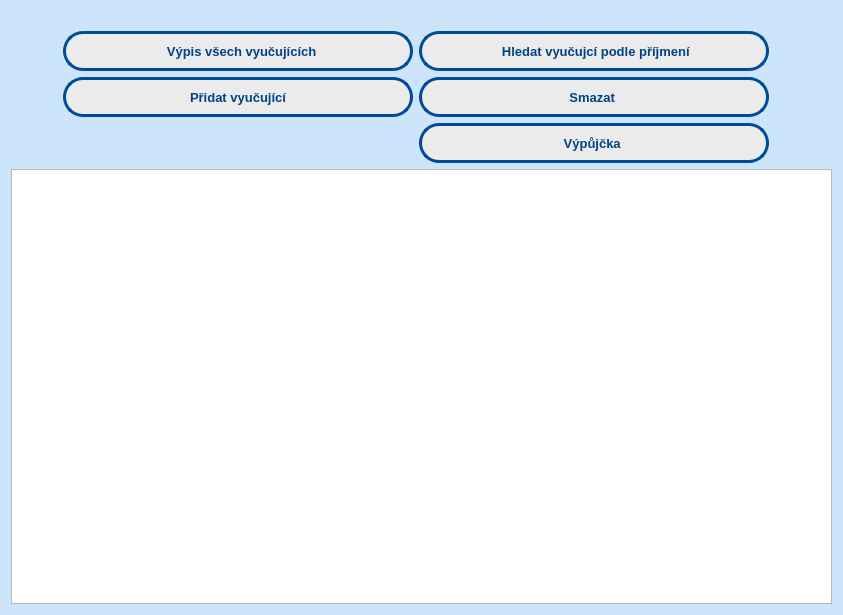
<?xml version="1.0" encoding="UTF-8"?>
<ui version="4.0">
 <class>DialogUcitele</class>
 <widget class="QDialog" name="DialogUcitele">
  <property name="geometry">
   <rect>
    <x>0</x>
    <y>0</y>
    <width>843</width>
    <height>615</height>
   </rect>
  </property>
  <property name="windowTitle">
   <string>Ucitele</string>
  </property>
  <property name="styleSheet">
   <string notr="true">#DialogUcitele{
background: rgb(204,229,250);
}
#pushButtonHledat{
background: rgb(235,235,235);
border-radius : 20px;
border : 3px solid rgb( 0,76,153);
}
#pushButtonVsechny{
background: rgb(235,235,235);
border-radius : 20px;
border : 3px solid rgb( 0,76,153);
}
#pushButtonPridatVyucujici{
background: rgb(235,235,235);
border-radius : 20px;
border : 3px solid rgb( 0,76,153);
}
#pushButtonSmazatVyucujici
{
background: rgb(235,235,235);
border-radius : 20px;
border : 3px solid rgb( 0,76,153);
}

#pushButtonUpravit
{
background: rgb(235,235,235);
border-radius : 20px;
border : 3px solid rgb( 0,76,153);
}




</string>
  </property>
  <layout class="QGridLayout" name="gridLayout">
   <item row="1" column="0">
    <spacer name="horizontalSpacer">
     <property name="orientation">
      <enum>Qt::Horizontal</enum>
     </property>
     <property name="sizeHint" stdset="0">
      <size>
       <width>40</width>
       <height>20</height>
      </size>
     </property>
    </spacer>
   </item>
   <item row="2" column="0">
    <spacer name="horizontalSpacer_5">
     <property name="orientation">
      <enum>Qt::Horizontal</enum>
     </property>
     <property name="sizeHint" stdset="0">
      <size>
       <width>40</width>
       <height>20</height>
      </size>
     </property>
    </spacer>
   </item>
   <item row="1" column="2">
    <widget class="QPushButton" name="pushButtonHledat">
     <property name="minimumSize">
      <size>
       <width>350</width>
       <height>40</height>
      </size>
     </property>
     <property name="maximumSize">
      <size>
       <width>350</width>
       <height>40</height>
      </size>
     </property>
     <property name="font">
      <font>
       <pointsize>10</pointsize>
       <weight>75</weight>
       <bold>true</bold>
      </font>
     </property>
     <property name="styleSheet">
      <string notr="true">#pushButtonHledat{
color: rgb(0,67,134)
}</string>
     </property>
     <property name="text">
      <string> Hledat vyučujcí podle příjmení</string>
     </property>
    </widget>
   </item>
   <item row="0" column="0">
    <spacer name="horizontalSpacer_4">
     <property name="orientation">
      <enum>Qt::Horizontal</enum>
     </property>
     <property name="sizeHint" stdset="0">
      <size>
       <width>40</width>
       <height>20</height>
      </size>
     </property>
    </spacer>
   </item>
   <item row="2" column="2">
    <widget class="QPushButton" name="pushButtonSmazatVyucujici">
     <property name="minimumSize">
      <size>
       <width>350</width>
       <height>40</height>
      </size>
     </property>
     <property name="maximumSize">
      <size>
       <width>350</width>
       <height>40</height>
      </size>
     </property>
     <property name="font">
      <font>
       <pointsize>10</pointsize>
       <weight>75</weight>
       <bold>true</bold>
      </font>
     </property>
     <property name="styleSheet">
      <string notr="true">#pushButtonSmazatVyucujici{
color: rgb(0,67,134)
}</string>
     </property>
     <property name="text">
      <string>              Smazat               </string>
     </property>
    </widget>
   </item>
   <item row="1" column="1">
    <widget class="QPushButton" name="pushButtonVsechny">
     <property name="minimumSize">
      <size>
       <width>350</width>
       <height>40</height>
      </size>
     </property>
     <property name="maximumSize">
      <size>
       <width>350</width>
       <height>40</height>
      </size>
     </property>
     <property name="font">
      <font>
       <pointsize>10</pointsize>
       <weight>75</weight>
       <bold>true</bold>
      </font>
     </property>
     <property name="styleSheet">
      <string notr="true">#pushButtonVsechny{
color: rgb(0,67,134)
}</string>
     </property>
     <property name="text">
      <string>  Výpis všech vyučujících</string>
     </property>
    </widget>
   </item>
   <item row="2" column="1">
    <widget class="QPushButton" name="pushButtonPridatVyucujici">
     <property name="minimumSize">
      <size>
       <width>350</width>
       <height>40</height>
      </size>
     </property>
     <property name="maximumSize">
      <size>
       <width>350</width>
       <height>40</height>
      </size>
     </property>
     <property name="font">
      <font>
       <pointsize>10</pointsize>
       <weight>75</weight>
       <bold>true</bold>
      </font>
     </property>
     <property name="styleSheet">
      <string notr="true">#pushButtonPridatVyucujici{
color: rgb(0,67,134)
}</string>
     </property>
     <property name="text">
      <string>       Přidat vyučující       </string>
     </property>
    </widget>
   </item>
   <item row="1" column="5">
    <spacer name="horizontalSpacer_3">
     <property name="orientation">
      <enum>Qt::Horizontal</enum>
     </property>
     <property name="sizeHint" stdset="0">
      <size>
       <width>40</width>
       <height>20</height>
      </size>
     </property>
    </spacer>
   </item>
   <item row="2" column="5">
    <spacer name="horizontalSpacer_2">
     <property name="orientation">
      <enum>Qt::Horizontal</enum>
     </property>
     <property name="sizeHint" stdset="0">
      <size>
       <width>40</width>
       <height>20</height>
      </size>
     </property>
    </spacer>
   </item>
   <item row="4" column="0" colspan="6">
    <widget class="QTableView" name="tableView"/>
   </item>
   <item row="3" column="0">
    <spacer name="horizontalSpacer_6">
     <property name="orientation">
      <enum>Qt::Horizontal</enum>
     </property>
     <property name="sizeHint" stdset="0">
      <size>
       <width>40</width>
       <height>20</height>
      </size>
     </property>
    </spacer>
   </item>
   <item row="3" column="2">
    <widget class="QPushButton" name="pushButtonUpravit">
     <property name="minimumSize">
      <size>
       <width>350</width>
       <height>40</height>
      </size>
     </property>
     <property name="maximumSize">
      <size>
       <width>350</width>
       <height>40</height>
      </size>
     </property>
     <property name="font">
      <font>
       <pointsize>10</pointsize>
       <weight>75</weight>
       <bold>true</bold>
      </font>
     </property>
     <property name="styleSheet">
      <string notr="true">
#pushButtonUpravit
{
color: rgb(0,67,134)
}</string>
     </property>
     <property name="text">
      <string>            Výpůjčka             </string>
     </property>
    </widget>
   </item>
   <item row="3" column="1">
    <widget class="QLabel" name="label">
     <property name="font">
      <font>
       <pointsize>10</pointsize>
       <weight>75</weight>
       <bold>true</bold>
      </font>
     </property>
     <property name="text">
      <string/>
     </property>
    </widget>
   </item>
  </layout>
 </widget>
 <resources/>
 <connections/>
</ui>
